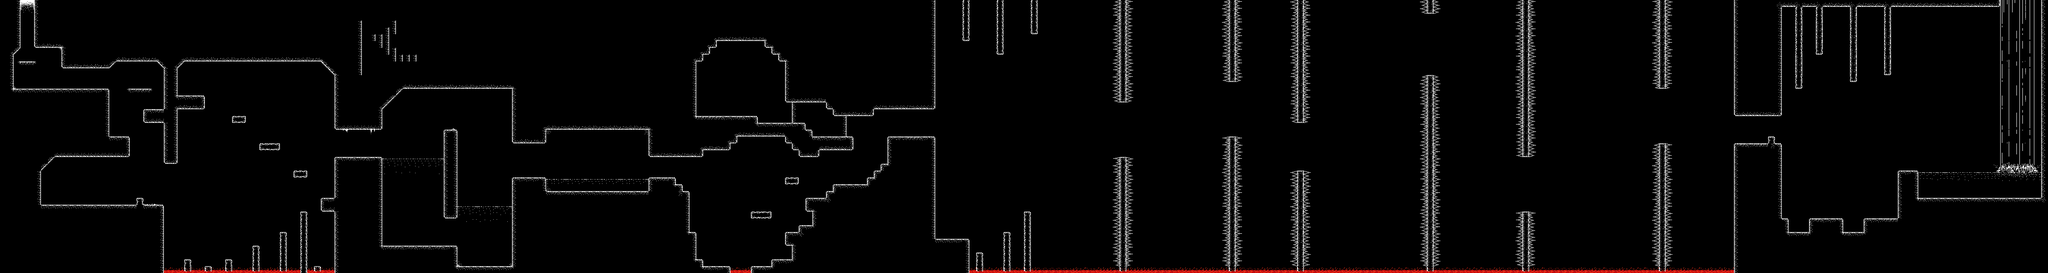

This is a level from a 2D game, rendered from its Tiled map with the project's own tilesets. A one-line summary and the map file follow, with tile-layer data summarised:
An orthogonal 300x40 tile map with 16x16 px tiles, 6 tile layers (BackgroundColor, Background, Playground, Spikes, ...) and 21 objects (3x square, 3x Diamond, 2x Rock, 2x square_one, 2x round, ...).

<map version="1.2" tiledversion="1.2.1" orientation="orthogonal" renderorder="right-down" width="300" height="40" tilewidth="16" tileheight="16" infinite="0" nextlayerid="12" nextobjectid="37">
 <tileset firstgid="1" name="BW-tiles-full" tilewidth="16" tileheight="16" tilecount="160" columns="10">
  <image source="../tilesets/BW-tiles-full.png" width="160" height="256" />
  <tile id="0">
   <properties>
    <property name="collides" type="bool" value="false" />
   </properties>
  </tile>
  <tile id="7">
   <properties>
    <property name="collides" type="bool" value="true" />
   </properties>
  </tile>
  <tile id="8">
   <properties>
    <property name="collides" type="bool" value="true" />
   </properties>
  </tile>
  <tile id="9">
   <properties>
    <property name="collides" type="bool" value="true" />
   </properties>
  </tile>
  <tile id="10">
   <properties>
    <property name="collides" type="bool" value="true" />
   </properties>
  </tile>
  <tile id="11">
   <properties>
    <property name="collides" type="bool" value="true" />
   </properties>
  </tile>
  <tile id="12">
   <properties>
    <property name="collides" type="bool" value="true" />
   </properties>
  </tile>
  <tile id="13">
   <properties>
    <property name="collides" type="bool" value="true" />
   </properties>
  </tile>
  <tile id="15">
   <properties>
    <property name="collides" type="bool" value="true" />
   </properties>
  </tile>
  <tile id="16">
   <properties>
    <property name="collides" type="bool" value="true" />
   </properties>
  </tile>
  <tile id="21">
   <properties>
    <property name="collides" type="bool" value="true" />
   </properties>
  </tile>
  <tile id="22">
   <properties>
    <property name="collides" type="bool" value="true" />
   </properties>
  </tile>
  <tile id="25">
   <properties>
    <property name="collides" type="bool" value="true" />
   </properties>
  </tile>
  <tile id="26">
   <properties>
    <property name="collides" type="bool" value="true" />
   </properties>
  </tile>
  <tile id="37">
   <properties>
    <property name="collides" type="bool" value="true" />
   </properties>
  </tile>
  <tile id="39">
   <properties>
    <property name="collides" type="bool" value="true" />
   </properties>
  </tile>
  <tile id="44">
   <properties>
    <property name="water" type="bool" value="true" />
   </properties>
  </tile>
  <tile id="45">
   <properties>
    <property name="water" type="bool" value="true" />
   </properties>
  </tile>
  <tile id="46">
   <properties>
    <property name="water" type="bool" value="true" />
   </properties>
  </tile>
  <tile id="47">
   <properties>
    <property name="water" type="bool" value="true" />
   </properties>
  </tile>
  <tile id="54">
   <properties>
    <property name="water" type="bool" value="true" />
   </properties>
  </tile>
  <tile id="55">
   <properties>
    <property name="water" type="bool" value="true" />
   </properties>
  </tile>
  <tile id="56">
   <properties>
    <property name="water" type="bool" value="true" />
   </properties>
  </tile>
  <tile id="57">
   <properties>
    <property name="water" type="bool" value="true" />
   </properties>
  </tile>
  <tile id="66">
   <properties>
    <property name="collides" type="bool" value="true" />
   </properties>
  </tile>
  <tile id="67">
   <properties>
    <property name="collides" type="bool" value="true" />
   </properties>
  </tile>
  <tile id="68">
   <properties>
    <property name="collides" type="bool" value="true" />
   </properties>
  </tile>
  <tile id="75">
   <properties>
    <property name="collides" type="bool" value="true" />
   </properties>
  </tile>
  <tile id="79">
   <properties>
    <property name="collides" type="bool" value="true" />
   </properties>
  </tile>
  <tile id="85">
   <properties>
    <property name="collides" type="bool" value="true" />
   </properties>
  </tile>
  <tile id="88">
   <properties>
    <property name="collides" type="bool" value="true" />
   </properties>
  </tile>
  <tile id="90">
   <properties>
    <property name="collides" type="bool" value="true" />
   </properties>
  </tile>
  <tile id="91">
   <properties>
    <property name="collides" type="bool" value="true" />
   </properties>
  </tile>
  <tile id="92">
   <properties>
    <property name="collides" type="bool" value="true" />
   </properties>
  </tile>
  <tile id="93">
   <properties>
    <property name="collides" type="bool" value="true" />
   </properties>
  </tile>
  <tile id="94">
   <properties>
    <property name="collides" type="bool" value="true" />
   </properties>
  </tile>
  <tile id="95">
   <properties>
    <property name="collides" type="bool" value="true" />
   </properties>
  </tile>
  <tile id="96">
   <properties>
    <property name="collides" type="bool" value="true" />
   </properties>
  </tile>
  <tile id="97">
   <properties>
    <property name="collides" type="bool" value="true" />
   </properties>
  </tile>
  <tile id="98">
   <properties>
    <property name="collides" type="bool" value="true" />
   </properties>
  </tile>
 </tileset>
 <layer id="1" name="BackgroundColor" width="300" height="40">
  <data>[12000 cells, 12000 non-empty, 1 distinct tile ids]</data>
 </layer>
 <layer id="4" name="Background" width="300" height="40">
  <data>[12000 cells, 685 non-empty, 66 distinct tile ids]</data>
 </layer>
 <layer id="2" name="Playground" width="300" height="40">
  <data>[12000 cells, 1288 non-empty, 51 distinct tile ids]</data>
 </layer>
 <layer id="10" name="Spikes" width="300" height="40">
  <data>[12000 cells, 372 non-empty, 3 distinct tile ids]</data>
 </layer>
 <layer id="8" name="Water" width="300" height="40">
  <data>[12000 cells, 379 non-empty, 5 distinct tile ids]</data>
 </layer>
 <layer id="3" name="Foreground" width="300" height="40">
  <data>[12000 cells, 11 non-empty, 7 distinct tile ids]</data>
 </layer>
 <objectgroup id="5" name="spawnpoint">
  <object id="1" name="Checkpoint" x="851.735" y="356.491">
   <point />
  </object>
  <object id="14" name="Spawn" x="65.097" y="15.1939">
   <point />
  </object>
  <object id="20" name="Checkpoint_two" x="1679.06" y="615.541">
   <point />
  </object>
  <object id="27" name="BossSpawn" x="4407.91" y="494.477">
   <point />
  </object>
  <object id="33" name="Checkpoint_three" x="2138.32" y="304.673">
   <point />
  </object>
  <object id="34" name="Checkpoint_four" x="4106.54" y="325.234">
   <point />
  </object>
  <object id="36" name="Checkpoint_five" x="4680.37" y="14.9533">
   <point />
  </object>
 </objectgroup>
 <objectgroup id="11" name="rocks">
  <object id="28" name="Rock" x="4215.7" y="237.994">
   <point />
  </object>
  <object id="31" name="Rock" x="4343.52" y="224.787">
   <point />
  </object>
 </objectgroup>
 <objectgroup id="6" name="enemiesSquare">
  <object id="4" name="square" x="64.9808" y="191.811">
   <point />
  </object>
  <object id="5" name="square" x="324.904" y="194.942">
   <point />
  </object>
  <object id="13" name="square" x="352.306" y="460.346">
   <point />
  </object>
  <object id="15" name="square_one" x="1243.74" y="397.068">
   <point />
  </object>
  <object id="18" name="square_one" x="1055.6" y="289.742">
   <point />
  </object>
 </objectgroup>
 <objectgroup id="7" name="enemiesRound">
  <object id="16" name="round" x="142.522" y="441.66">
   <point />
  </object>
  <object id="17" name="round" x="241.19" y="436.962">
   <point />
  </object>
  <object id="19" name="round_one" x="1734.03" y="261.147">
   <point />
  </object>
 </objectgroup>
 <objectgroup id="9" name="collectibles">
  <object id="21" name="Diamond" x="1085.16" y="410.777">
   <point />
  </object>
  <object id="23" name="Diamond" x="117.634" y="474.975">
   <point />
  </object>
  <object id="24" name="Diamond" x="1921.04" y="314.993">
   <point />
  </object>
  <object id="25" name="crystal" x="2407.84" y="476.906">
   <point />
  </object>
 </objectgroup>
</map>
